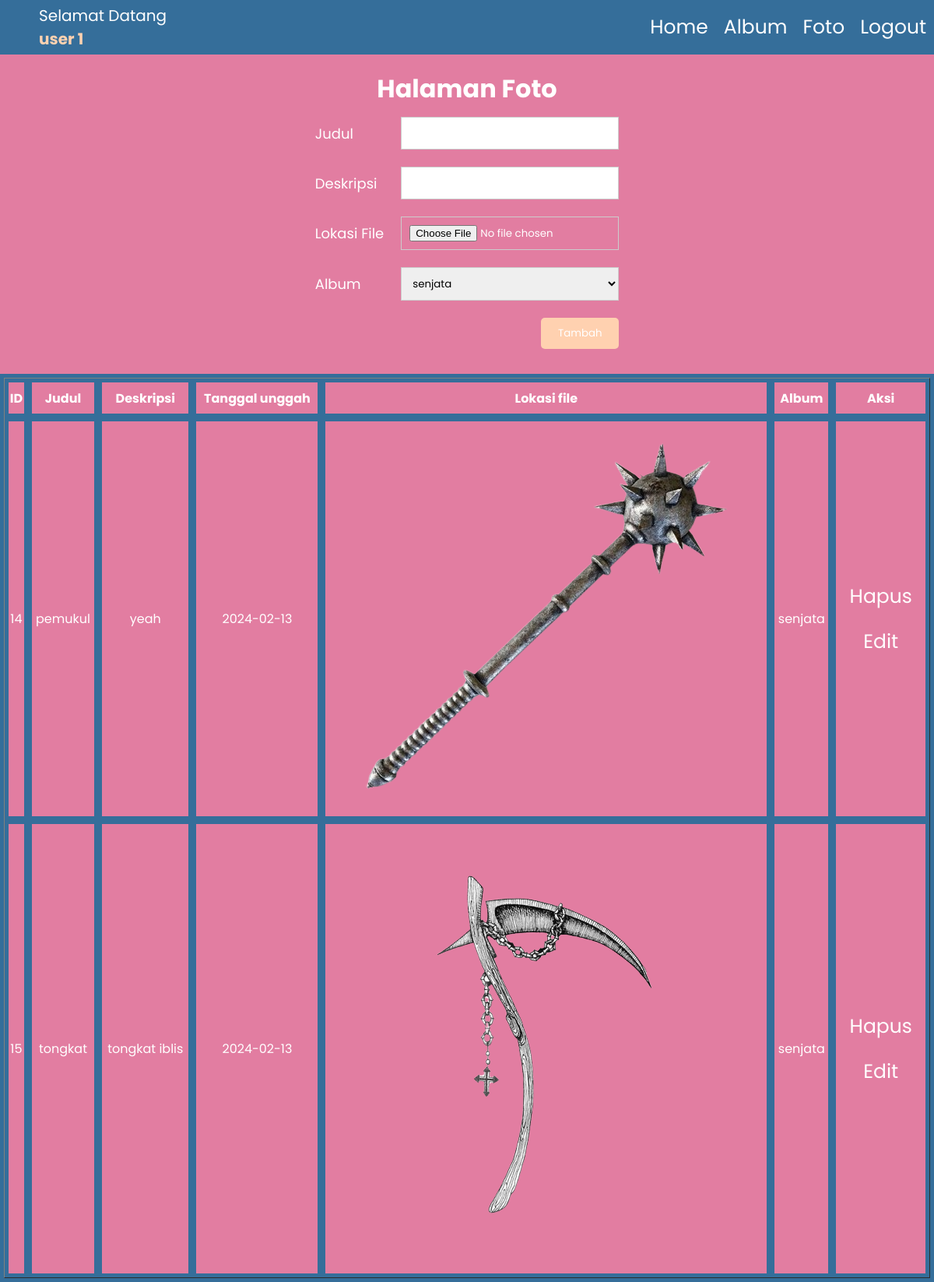
/foto.php (signed in), run on the app's committed database.
### tables this page shows
CREATE TABLE `foto` (
  `fotoid` int(11) NOT NULL,
  `judul_foto` varchar(255) NOT NULL,
  `deskripsi_foto` text NOT NULL,
  `tanggal_unggah` date NOT NULL,
  `lokasi_file` varchar(255) NOT NULL,
  `albumid` int(11) NOT NULL,
  `id_user` int(11) NOT NULL
);

CREATE TABLE `album` (
  `albumid` int(11) NOT NULL,
  `nama_album` varchar(255) NOT NULL,
  `deskripsi` text NOT NULL,
  `tanggal_dibuat` date NOT NULL,
  `id_user` int(11) NOT NULL
);

### foto.php (the view, shortened to what this page needs)
<!DOCTYPE html>
<html lang="en">
<head>
  <link rel="stylesheet" href="css/foto.css">
  <link rel="stylesheet" href="https://cdnjs.cloudflare.com/ajax/libs/font-awesome/6.5.1/css/all.min.css"/>
</head>
<body>
  <ul>
    <li><p>Selamat Datang <b><?=$_SESSION['nama_lengkap']?></b></p></li>
    <div class="nav">
    <li><a href="index.php">Home</a></li>
    <li><a href="album.php">Album</a></li>
    <li><a href="Foto.php">Foto</a></li>
    <li><a href="logout.php">Logout</a></li>
    </div>
  </ul>
  <h1>Halaman Foto</h1>
  <div class="form">
  <form action="tmb_foto.php" method="post" enctype="multipart/form-data">
    <table>
      <tr>
        <td class="label">Judul</td>
        <td><input type="text" name="judul_foto"></td>
      </tr>
      <tr>
        <td class="label">Deskripsi</td>
        <td><input type="text" name="deskripsi_foto"></td>
      </tr>
      <tr>
        <td class="label">Lokasi File</td>
        <td><input type="file" name="lokasi_file" class="lokasi_file"></td>
      </tr>
      <tr>
        <td class="label">Album</td>
        <td>
          <select name="albumid" class="input">
          <?php
            include "koneksi.php";
            $id_user=$_SESSION['id_user'];
            $sql=mysqli_query($koneksi, "select * from album where id_user='$id_user'");
            while($data=mysqli_fetch_array($sql)){
          ?>
                <option value="<?=$data['albumid']?>"><?=$data['nama_album']?></option>
          <?php
            }
          ?>
          </select>
        </td>
      </tr>
      <tr>
        <td></td>
        <td><input type="submit" value="Tambah" class="button"></td>
      </tr>
    </table>
  </form>
  </div>
  <div class="input-table">
  <table border="1" cellpading=5 cellspacing=0 width="100%">
    <tr>
      <th>ID</th>
      <th>Judul</th>
      <th>Deskripsi</th>
      <th>Tanggal unggah</th>
      <th>Lokasi file</th>
      <th>Album</th>
      <th>Aksi</th>
    </tr>
    <?php
      include "koneksi.php";
      $id_user=$_SESSION['id_user'];
      $sql=mysqli_query($koneksi, "select * from foto,album where foto.id_user='$id_user' and foto.albumid=album.albumid");
      while($data=mysqli_fetch_array($sql)){
    ?>
            <tr>
              <td><?=$data['fotoid']?></td>
              <td><?=$data['judul_foto']?></td>
              <td><?=$data['deskripsi_foto']?></td>
              <td><?=$data['tanggal_unggah']?></td>
              <td>
                <img src="gambar/<?=$data['lokasi_file']?>" widht="100px">
              </td>
              <td><?=$data['nama_album']?></td>
              <td>
                <a href="hps_foto.php?fotoid=<?=$data['fotoid']?>">Hapus</a>
                <a href="edt_foto.php?fotoid=<?=$data['fotoid']?>">Edit</a>
              </td>
            </tr>
      <?php
      }
      ?>
  </table>
  </div>
</body>
</html>

### css/foto.css (style rules this page uses)
* { margin: 0; padding: 0; font-family: "Poppins", sans-serif; box-sizing: border-box; }
body { background: #E27DA1; height: 100vh; }
p { color: #fff; }
b { color: #FFD1B0; }
ul { background-color: #356E9A; display: flex; align-items: center; height: 70px; }
li { list-style: none; }
li p { margin-right: 200px; margin-left: 50px; font-size: 20px; }
.nav { display: flex; margin-left: 400px; }
h1 { text-align: center; color: #fff; margin-top: 20px; }
a { text-decoration: none; color: #fff; font-size: 25px; margin: 20px 10px; }
.form { width: auto; display: flex; justify-content: center; align-items: center; }
.label { color: #fff; font-size: 18px; padding: 10px; }
input { display: block; border: 1px solid #ccc; width: 280px; padding: 10px; margin: 10px; }
.input { display: block; border: 1px solid #ccc; width: 280px; padding: 10px; margin: 10px; }
.lokasi_file { color: #fff; display: block; border: 1px solid #ccc; width: 280px; padding: 10px; margin: 10px; }
.button { float: right; background: #FFD1B0; padding: 10px 15px; color: #fff; border-radius: 5px; border: none; width: 100px; }
.input-table a { display: block; }
.input-table { display: flex; justify-content: center; margin-top: 20px; color: #fff; text-align: center; border: 5px solid #356E9A; }
.input-table th { height: 50px; border: 5px solid #356E9A; }
.input-table td { border: 5px solid #356E9A; }

### data on the page
foto: fotoid "14", judul_foto "pemukul", deskripsi_foto "yeah", tanggal_unggah "2024-02-13", lokasi_file (picture), albumid.nama_album "senjata"
foto: fotoid "15", judul_foto "tongkat", deskripsi_foto "tongkat iblis", tanggal_unggah "2024-02-13", lokasi_file (picture), albumid.nama_album "senjata"

### other printed values
$_SESSION['nama_lengkap'] "user 1"
form field albumid "senjata"
